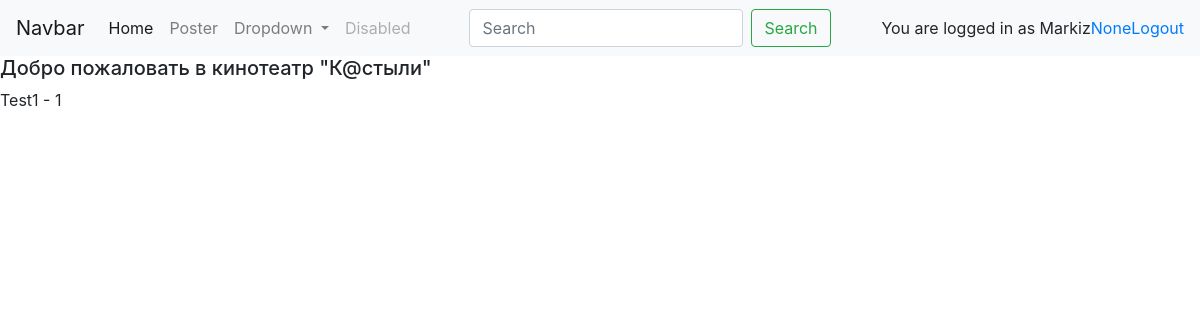
Page /basket/ (signed in) on the earlier database version.
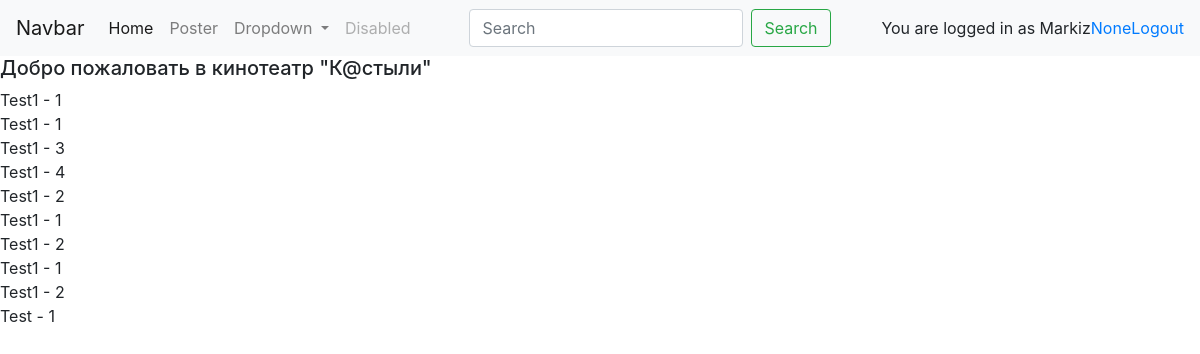
Same page on the later database version.
### cinema_box_office/models.py (models this page shows)
class Ticket(models.Model):
    quantity = models.IntegerField(null=True)
    session = models.ForeignKey(Session, on_delete=models.CASCADE)
    user = models.ForeignKey(User, on_delete=models.CASCADE)
    def __str__(self):
        return f'{self.session}'

class Session(models.Model):
    name = models.CharField(max_length=200)
    start_at = models.DateTimeField()  # не уверен что это правильное решение
    end_at = models.DateTimeField()
    rental_start_at = models.DateTimeField()
    rental_end_at = models.DateTimeField()
    ticket_price = models.DecimalField(max_digits=5, decimal_places=2)
    cinema_hall = models.ForeignKey(CinemaHall, on_delete=models.CASCADE)
    movie = models.ForeignKey(Movie, on_delete=models.CASCADE)
    seats = models.PositiveIntegerField(blank=True,null=True)
    class Meta:
        ordering = ['-start_at', ]
    def __str__(self):
        return f'{self.name}'

### cinema_box_office/views.py (the view)
# urls.py: path('basket/', BasketListView.as_view(), name='basket'),
class BasketListView(ListView):
    model = Ticket
    context_object_name = 'tickets'
    template_name = 'cinema_box_office/basket.html'
    def get_queryset(self):
        return Ticket.objects.filter(user=self.request.user)

### templates/cinema_box_office/basket.html
{% extends 'base.html' %}
{% block content %}
{% for ticket in tickets %}
    <form action="">
    {{ ticket }} - {{ ticket.quantity }}
    </form>
{% endfor %}
    {% endblock %}

Differences in the rows shown:
added Ticket: session.name "Test1", quantity "1"
added Ticket: session.name "Test1", quantity "3"
added Ticket: session.name "Test1", quantity "4"
added Ticket: session.name "Test1", quantity "2"
added Ticket: session.name "Test1", quantity "1"
added Ticket: session.name "Test1", quantity "2"
added Ticket: session.name "Test1", quantity "1"
added Ticket: session.name "Test1", quantity "2"
added Ticket: session.name "Test", quantity "1"
